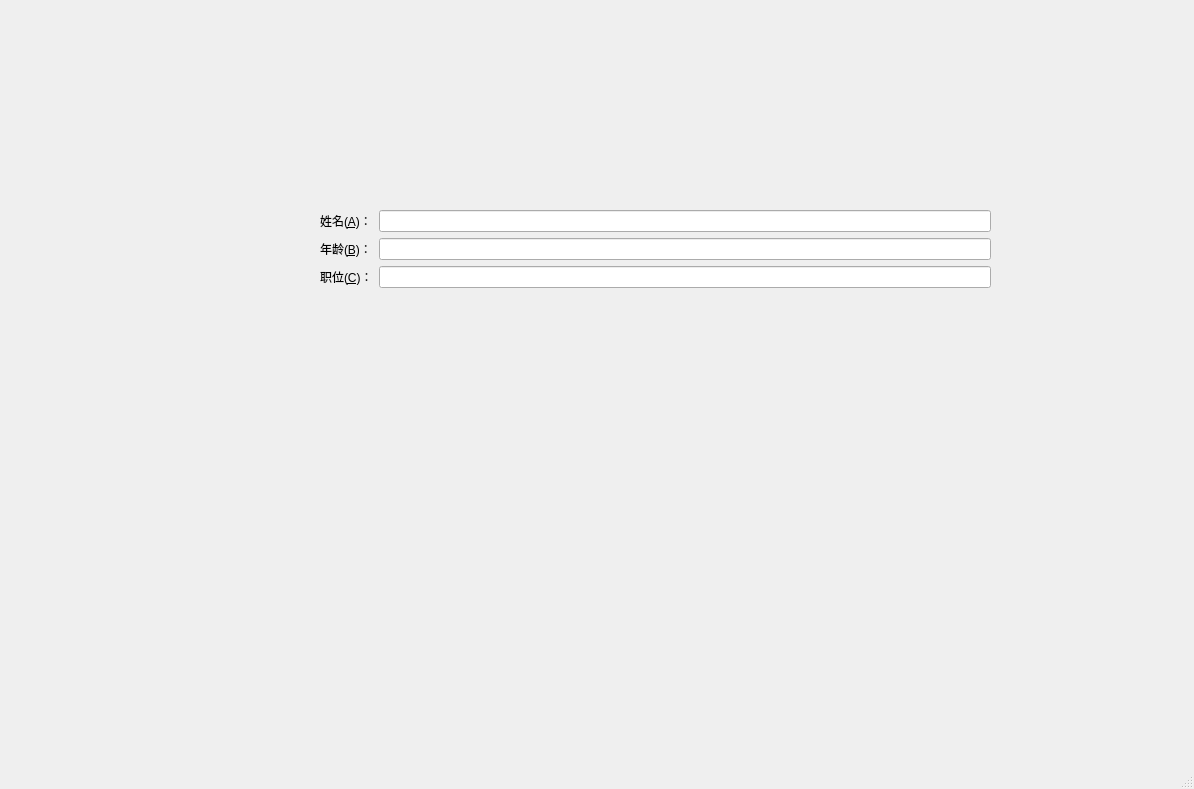
<?xml version="1.0" encoding="UTF-8"?>
<ui version="4.0">
 <class>MainWindow</class>
 <widget class="QMainWindow" name="MainWindow">
  <property name="enabled">
   <bool>true</bool>
  </property>
  <property name="geometry">
   <rect>
    <x>0</x>
    <y>0</y>
    <width>1194</width>
    <height>789</height>
   </rect>
  </property>
  <property name="sizePolicy">
   <sizepolicy hsizetype="Fixed" vsizetype="Fixed">
    <horstretch>0</horstretch>
    <verstretch>0</verstretch>
   </sizepolicy>
  </property>
  <property name="windowTitle">
   <string>MainWindow</string>
  </property>
  <widget class="QWidget" name="centralwidget">
   <widget class="QWidget" name="formLayoutWidget">
    <property name="geometry">
     <rect>
      <x>320</x>
      <y>210</y>
      <width>671</width>
      <height>291</height>
     </rect>
    </property>
    <layout class="QFormLayout" name="formLayout">
     <item row="0" column="0">
      <widget class="QLabel" name="label">
       <property name="text">
        <string>姓名(&amp;A)：</string>
       </property>
       <property name="buddy">
        <cstring>lineEdit</cstring>
       </property>
      </widget>
     </item>
     <item row="0" column="1">
      <widget class="QLineEdit" name="lineEdit"/>
     </item>
     <item row="2" column="1">
      <widget class="QLineEdit" name="lineEdit_2"/>
     </item>
     <item row="2" column="0">
      <widget class="QLabel" name="label_2">
       <property name="text">
        <string>年龄(&amp;B)：</string>
       </property>
       <property name="buddy">
        <cstring>lineEdit_2</cstring>
       </property>
      </widget>
     </item>
     <item row="3" column="0">
      <widget class="QLabel" name="label_3">
       <property name="text">
        <string>职位(&amp;C)：</string>
       </property>
       <property name="buddy">
        <cstring>lineEdit_3</cstring>
       </property>
      </widget>
     </item>
     <item row="3" column="1">
      <widget class="QLineEdit" name="lineEdit_3"/>
     </item>
    </layout>
   </widget>
  </widget>
  <widget class="QMenuBar" name="menubar">
   <property name="geometry">
    <rect>
     <x>0</x>
     <y>0</y>
     <width>1194</width>
     <height>23</height>
    </rect>
   </property>
  </widget>
  <widget class="QStatusBar" name="statusbar"/>
 </widget>
 <resources/>
 <connections/>
</ui>
